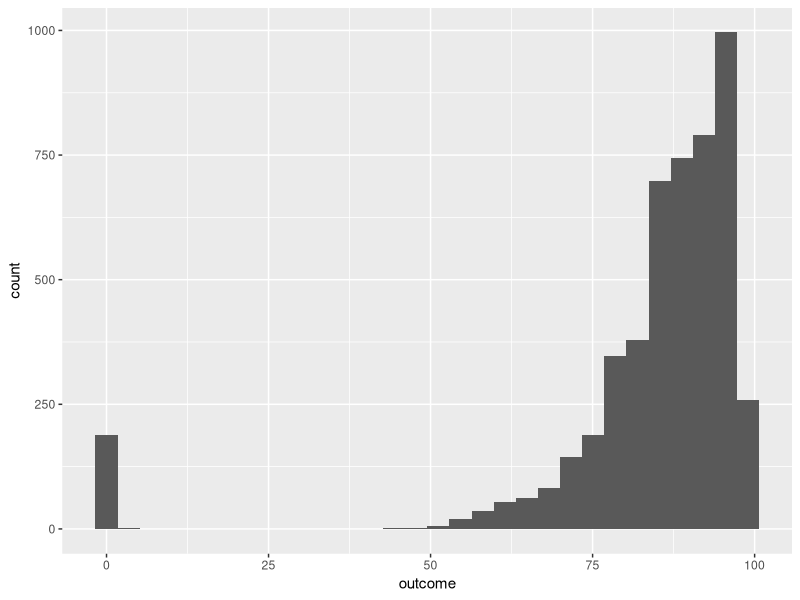

R code for this plot: (Note: this script raises an error after producing the figure.)
## ---- chunk 1
knitr::opts_chunk$set(echo = TRUE)
## ---- chunk 2
library(plyr)
library(readr)
library(caret)
library(ggplot2)
library(repr)
library(glmnet)
library(tidyverse)
library(modelr) 
options(na.action = na.warn) # turn on warnings for missing values
library(dplyr)
library(earth)

## ---- chunk 3
# Descriptive statistics function
descriptive_sta = function(x){
  if (class(x) != "numeric"){cat("It is not a numeric data")}else{
  mean = mean(x,na.rm = T)
  median = median(x,na.rm = T)
  quantile = quantile(x,na.rm = T)
  range = range(x,na.rm = T)
  result = list(mean = mean,
                median=median,
                quantile=quantile,
                range= range )
  
  return(result)
  }
}
competition_train <- read.csv("competition-train.csv")
View(competition_train)

competition_validation <- read.csv("competition-validation.csv")
View(competition_validation)
## ---- chunk 4
library(ggplot2)
descriptive_sta(competition_train$outcome)
ggplot(competition_train, aes(x = outcome ))+
  geom_histogram(bins = 30,na.rm = T)+
  labs(x = "outcome")

## ---- chunk 5

total_nan <- function(x) sum(is.na(x))
competition_train %>% summarise(across(everything(), total_nan))
total_nan2 <- function(x) sum(is.na(x))
competition_validation %>% summarise(across(everything(), total_nan))


df_predictors_only <- competition_train %>%
  select(-outcome)
preprocessing_fit <- preProcess(
df_predictors_only,
method = c("BoxCox" ,"center", "scale"))
preprocessing_fit

df_predictors_only2 <- competition_validation %>%
  select(-outcome)
preprocessing_fit2 <- preProcess(
df_predictors_only2,
method = c("BoxCox" ,"center", "scale"))
preprocessing_fit2


transformed_predictors_train <- predict(
preprocessing_fit, df_predictors_only)

transformed_predictors_validation <- predict(
preprocessing_fit2, df_predictors_only2)

preprocessed_train <- add_column(transformed_predictors_train,
outcome = competition_train$outcome)

preprocessed_validation <- add_column(transformed_predictors_validation,
outcome = competition_validation$outcome)
  
head(preprocessed_train)
head(preprocessed_validation)



## ---- chunk 6

set.seed(1) 

#index = sample(1:nrow(preprocessed_train), 0.7*nrow(preprocessed_train)) 

train = preprocessed_train # Create the training data 
test = preprocessed_validation # Create the test data

dim(train)
dim(test)

train_predictor <- train%>%
  select(-outcome)
#train_outcome <- log(preprocessed_train$outcome)

test_predictor <- test%>%
  select(-outcome)
#test_outcome <- log(preprocessed_validation$outcome)


tooHigh <- findCorrelation(cor(train_predictor), cutoff = .9)
length(tooHigh)
trainXnnet <- train_predictor[, -tooHigh]
  
testxnnet <- test_predictor[, -tooHigh]



## ---- chunk 7
#Chem_predictor <- data.frame(train %>% select(BiologicalMaterial02))
  ctrl = trainControl(
    method="cv", number = 10)
  lm_fit <- train(x = trainXnnet,
                  y = train$outcome,
                  method="lm", 
                  trControl=ctrl
            )
lm_fit$results
## ---- chunk 8

set.seed(1)
lassoGrid <- expand.grid(lambda = c(0),
fraction = seq(.1, 1, length = 15))
lassoTune <- train(x = trainXnnet, y = train$outcome,
method = "enet",
tuneGrid = lassoGrid,
trControl = ctrl
)

plot(lassoTune)
lassoTune$bestTune
lassoTune$results


## ---- chunk 9
set.seed(1)
ridgeGrid <- expand.grid(lambda = seq(0, .1, length = 10))
ridgeTune <- train(x = trainXnnet, y = train$outcome,
method = "ridge",
tuneGrid = ridgeGrid,
trControl = ctrl
)

ridgeTune$results
plot(ridgeTune)
ridgeTune$bestTune


## ---- chunk 10
library(partykit)
set.seed(1)
cartTune <- train(x = trainXnnet, y = train$outcome,
method = "rpart",
tuneLength = 15,
trControl = ctrl)
cartTune
ggplot(cartTune)
cartTune$finalModel
cartTuneSimple <- update(cartTune, param = list(cp = 0.05))
cartTuneSimple$finalModel
rpartTreeSimple <- as.party(cartTuneSimple$finalModel)
plot(rpartTreeSimple)
cartTune$results



## ---- chunk 11
mtryGrid <- data.frame(
mtry = floor(seq(10, ncol(trainXnnet),
length = 10))
)

set.seed(1)
rfTune <- train(x = trainXnnet, y = train$outcome,
method = "rf",
tuneGrid = mtryGrid,
ntree = 50,
importance = TRUE,
trControl = ctrl)

rfTune
plot(rfTune)
rfTune$results
## ---- chunk 12
svmLinearTuned <- train(
trainXnnet, train$outcome,
method = "svmLinear",
tuneLength = 8,
epsilon = 0.01,
trControl = ctrl
)

min(svmLinearTuned$result$RMSE)
svmLinearTuned$bestTune

## ---- chunk 13

set.seed(1)
nnetGrid <- expand.grid(
decay = c(0), 
size = c(3) 
)
nnetTune <- train(trainXnnet, train$outcome,
method = "nnet",
tuneGrid = nnetGrid,
trControl = ctrl,
linout = TRUE, 
trace = FALSE
)
RMSE(predict(nnetTune, trainXnnet), train$outcome)

nnetTune$results



## ---- chunk 14
marsGrid <- expand.grid(.degree = 1:2, .nprune = c(20, 30, 40, 50))
marsFit <- train(trainXnnet, train$outcome,
method = "earth",
tuneGrid = marsGrid,
trControl = ctrl
)


min(marsFit$results$RMSE)
marsFit$bestTune
summary(marsFit) %>% .$coefficients %>% head(10)
## ---- chunk 15
knnFit1 <- train(x = trainXnnet,
y = train$outcome,
method="knn",
trControl=ctrl,
tuneLength=15
)
knnFit1$results
knnFit1$bestTune
plot(knnFit1)
min(knnFit1$results$RMSE)
## ---- chunk 16


paste("RMSE in linear model =",min(lm_fit$results$RMSE),", test error = ", RMSE(predict(lm_fit, testxnnet), test$outcome))
paste("RMSE in Lasso =",min(lassoTune$results$RMSE)," ,test error = ",RMSE(predict(lassoTune, testxnnet), test$outcome))
paste("RMSE in Ridge regression =",min(ridgeTune$results$RMSE)," ,test error = ",RMSE(predict(ridgeTune, testxnnet), test$outcome))
paste("RMSE in regression tree =",min(cartTune$results$RMSE)," ,test error = ",RMSE(predict(cartTune, testxnnet), test$outcome))
paste("RMSE in RF =",min(rfTune$results$RMSE)," ,test error = ",RMSE(predict(rfTune, testxnnet), test$outcome))
paste("RMSE in SVM =",min(svmLinearTuned$result$RMSE)," ,test error = ",RMSE(predict(svmLinearTuned, testxnnet), test$outcome))
paste("RMSE in Neural net =",min(nnetTune$results$RMSE)," ,test error = ",RMSE(predict(nnetTune, testxnnet), test$outcome))
paste("RMSE in MARS =",min(marsFit$results$RMSE)," ,test error = ",RMSE(predict(marsFit, testxnnet), test$outcome))
paste("RMSE in KNN =",min(knnFit1$results$RMSE)," ,test error = ",RMSE(predict(lassoTune, testxnnet), test$outcome))

## ---- chunk 17
competition_predictors <- read.csv("competition-test-x-values.csv")
#read predictors

preprocessing_fit3 <- preProcess(
competition_predictors,
method = c("BoxCox" ,"center", "scale"))
preprocessing_fit3
#transformed the predictors

transformed_predictors <- predict(
preprocessing_fit3, competition_predictors)

outcome_value<- as.integer(predict(rfTune, transformed_predictors))
df <- data.frame(outcome_value)
write.csv(df, 'competition-test-outcome.csv')
